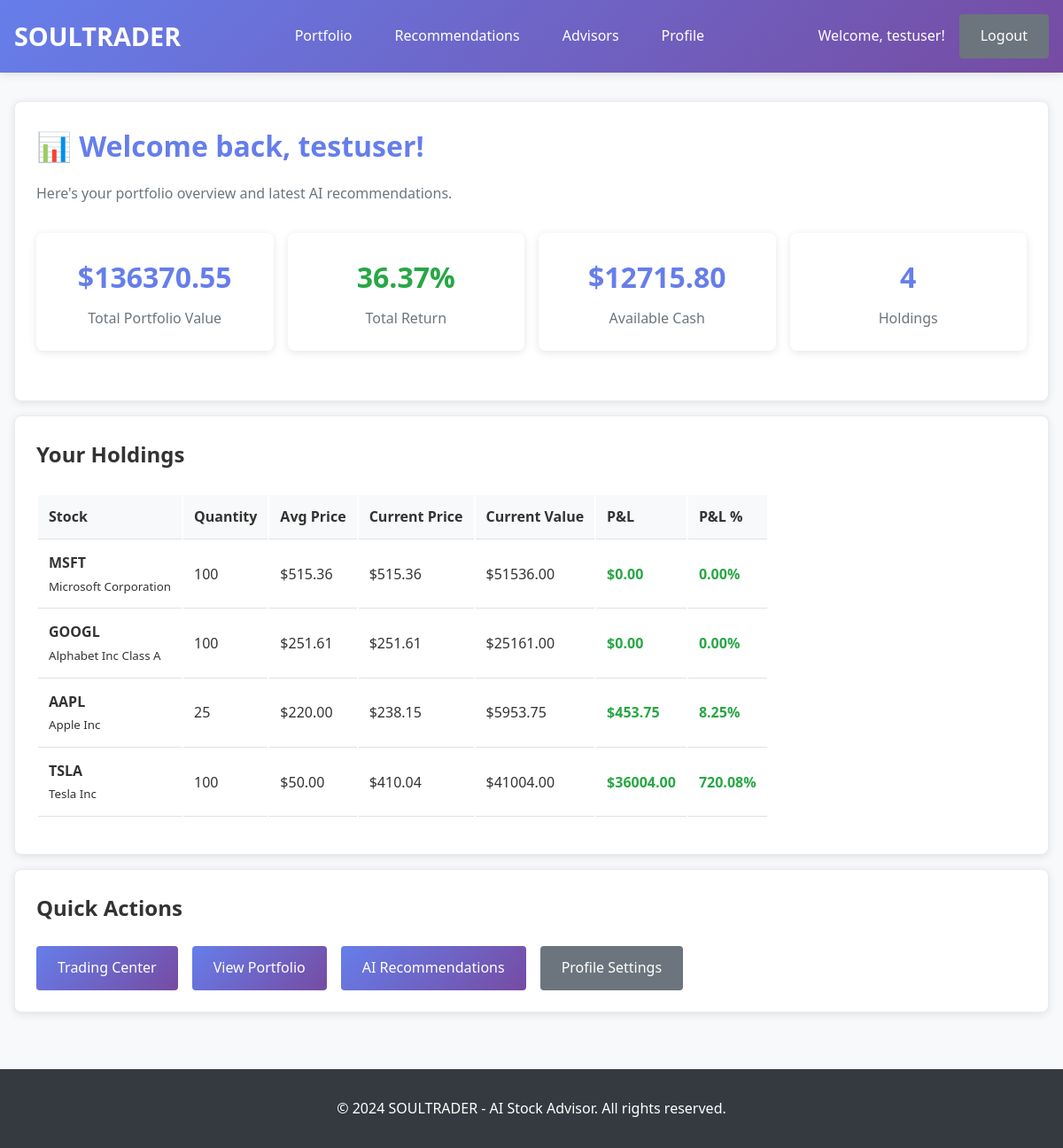
Before: /dashboard/ (signed in) with the older database file.
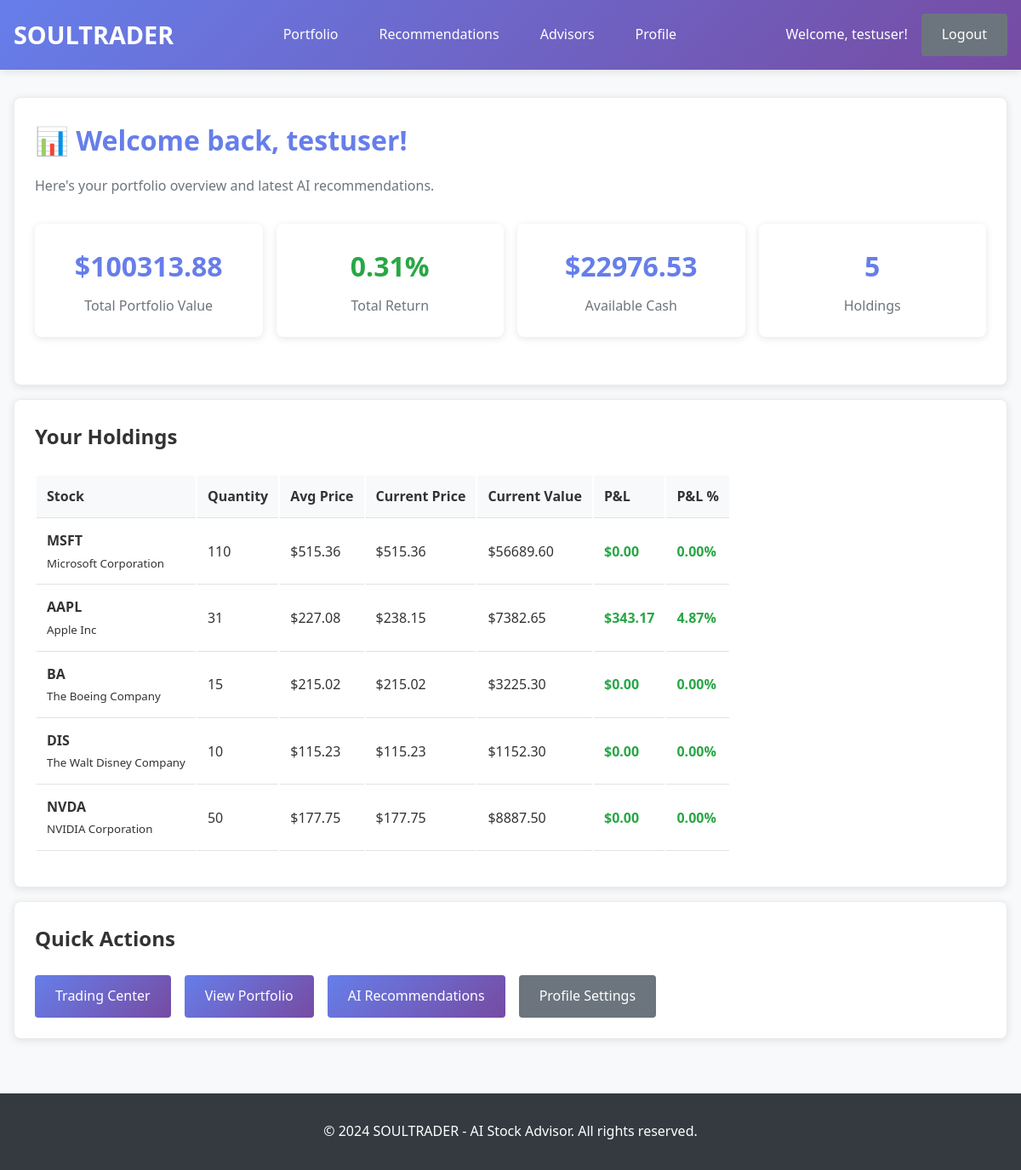
After: the same page with the newer database file.
### soulstrader/models.py (models this page shows, shortened)
class Portfolio(models.Model):
    user = models.OneToOneField(User, on_delete=models.CASCADE, related_name='portfolio')
    name = models.CharField(max_length=100, default="My Portfolio")
    initial_capital = models.DecimalField(max_digits=12, decimal_places=2, default=Decimal('100000.00'))
    current_capital = models.DecimalField(max_digits=12, decimal_places=2, default=Decimal('100000.00'))
    total_invested = models.DecimalField(max_digits=12, decimal_places=2, default=Decimal('0.00'))
    is_active = models.BooleanField(default=True)
    auto_rebalance = models.BooleanField(default=False)
    rebalance_frequency = models.CharField(max_length=20, default='MONTHLY', choices=[
        ('WEEKLY', 'Weekly'),
        ('MONTHLY', 'Monthly'),
        ('QUARTERLY', 'Quarterly'),
        ('MANUAL', 'Manual'),
    ])
    created_at = models.DateTimeField(auto_now_add=True)
    last_updated = models.DateTimeField(auto_now=True)
    @property
    def total_value(self):
        holdings_value = sum(holding.current_value for holding in self.holdings.all())
        return self.current_capital + holdings_value
    @property
    def total_return(self):
        if self.initial_capital > 0:
            return ((self.total_value - self.initial_capital) / self.initial_capital) * 100
        return 0

class Holding(models.Model):
    portfolio = models.ForeignKey(Portfolio, on_delete=models.CASCADE, related_name='holdings')
    stock = models.ForeignKey(Stock, on_delete=models.CASCADE)
    quantity = models.IntegerField(validators=[MinValueValidator(0)])
    average_price = models.DecimalField(max_digits=10, decimal_places=2)
    purchase_date = models.DateTimeField(auto_now_add=True)
    last_updated = models.DateTimeField(auto_now=True)
    class Meta:
        unique_together = ['portfolio', 'stock']
    @property
    def current_value(self):
        if self.stock.current_price:
            return self.quantity * self.stock.current_price
        return 0
    @property
    def unrealized_pnl(self):
        current_value = self.current_value
        cost_basis = self.quantity * self.average_price
        return current_value - cost_basis
    @property
    def unrealized_pnl_percent(self):
        cost_basis = self.quantity * self.average_price
        if cost_basis > 0:
            return (self.unrealized_pnl / cost_basis) * 100
        return 0

class Stock(models.Model):
    SECTORS = [
        ('TECHNOLOGY', 'Technology'),
        ('HEALTHCARE', 'Healthcare'),
        ('FINANCIAL', 'Financial Services'),
        ('CONSUMER_DISCRETIONARY', 'Consumer Discretionary'),
        ('INDUSTRIALS', 'Industrials'),
        ('CONSUMER_STAPLES', 'Consumer Staples'),
        ('ENERGY', 'Energy'),
        ('UTILITIES', 'Utilities'),
        ('REAL_ESTATE', 'Real Estate'),
        ('MATERIALS', 'Materials'),
        ('COMMUNICATION', 'Communication Services'),
        ('OTHER', 'Other'),
    ]
    MARKET_CAP_CATEGORIES = [
        ('LARGE_CAP', 'Large Cap ($10B+)'),
        ('MID_CAP', 'Mid Cap ($2B-$10B)'),
        ('SMALL_CAP', 'Small Cap ($300M-$2B)'),
        ('MICRO_CAP', 'Micro Cap (<$300M)'),
    ]
    symbol = models.CharField(max_length=10, unique=True, db_index=True)
    name = models.CharField(max_length=200)
    sector = models.CharField(max_length=30, choices=SECTORS, blank=True)
    industry = models.CharField(max_length=100, blank=True)
    market_cap = models.BigIntegerField(null=True, blank=True)
    market_cap_category = models.CharField(max_length=20, choices=MARKET_CAP_CATEGORIES, blank=True)
    current_price = models.DecimalField(max_digits=10, decimal_places=2, null=True, blank=True)
    previous_close = models.DecimalField(max_digits=10, decimal_places=2, null=True, blank=True)
    day_change = models.DecimalField(max_digits=10, decimal_places=2, null=True, blank=True)
    day_change_percent = models.DecimalField(max_digits=5, decimal_places=2, null=True, blank=True)
    pe_ratio = models.DecimalField(max_digits=8, decimal_places=2, null=True, blank=True)
    pb_ratio = models.DecimalField(max_digits=8, decimal_places=2, null=True, blank=True)
    dividend_yield = models.DecimalField(max_digits=5, decimal_places=2, null=True, blank=True)
    esg_score = models.DecimalField(max_digits=3, decimal_places=1, null=True, blank=True,
                                  validators=[MinValueValidator(0), MaxValueValidator(10)])
    logo_url = models.URLField(blank=True, null=True, help_text="Company logo URL from FMP API")
    fmp_grade = models.CharField(max_length=20, blank=True, null=True, help_text="FMP consensus grade (A+, A, B+, etc.)")
    fmp_score = models.DecimalField(max_digits=5, decimal_places=2, null=True, blank=True, help_text="FMP numerical score")
    analyst_target_price = models.DecimalField(max_digits=10, decimal_places=2, null=True, blank=True)
    analyst_rating_strong_buy = models.IntegerField(default=0)
    analyst_rating_buy = models.IntegerField(default=0)
    analyst_rating_hold = models.IntegerField(default=0)
    analyst_rating_sell = models.IntegerField(default=0)
    analyst_rating_strong_sell = models.IntegerField(default=0)
    is_active = models.BooleanField(default=True)
    last_updated = models.DateTimeField(auto_now=True)
    created_at = models.DateTimeField(auto_now_add=True)
    class Meta:
        ordering = ['symbol']

### soulstrader/views.py (the view)
# urls.py: path('dashboard/', views.dashboard, name='dashboard'),
@login_required
def dashboard(request):
    profile, created = UserProfile.objects.get_or_create(
        user=request.user,
        defaults={
            'risk_level': 'MODERATE',
            'investment_goal': 'BALANCED',
            'time_horizon': 'MEDIUM'
        }
    )
    portfolio, created = Portfolio.objects.get_or_create(
        user=request.user,
        defaults={'name': f"{request.user.username}'s Portfolio"}
    )
    recent_recommendations = AIRecommendation.objects.filter(
        user=request.user,
        is_active=True
    ).select_related('stock').order_by('-created_at')[:5]
    recent_notifications = UserNotification.objects.filter(
        user=request.user
    ).order_by('-created_at')[:5]
    performance_data = PerformanceMetrics.objects.filter(
        portfolio=portfolio
    ).order_by('-date')[:30]
    holdings = portfolio.holdings.select_related('stock').all()
    context = {
        'profile': profile,
        'portfolio': portfolio,
        'recent_recommendations': recent_recommendations,
        'current_page': 'dashboard',
        'recent_notifications': recent_notifications,
        'performance_data': performance_data,
        'holdings': holdings,
    }
    return render(request, 'soulstrader/dashboard.html', context)

### soulstrader/templates/soulstrader/dashboard.html (shortened to what this page needs)
{% extends 'soulstrader/base.html' %}
{% block content %}
<div class="card">
    <h1 style="color: #667eea; margin-bottom: 1rem;">📊 Welcome back, {{ user.username }}!</h1>
    <p style="color: #6c757d; margin-bottom: 2rem;">Here's your portfolio overview and latest AI recommendations.</p>
    <div class="stats-grid">
        <div class="stat-card">
            <div class="stat-number">${{ portfolio.total_value|floatformat:2 }}</div>
            <div class="stat-label">Total Portfolio Value</div>
        </div>
        <div class="stat-card">
            <div class="stat-number {% if portfolio.total_return >= 0 %}positive{% else %}negative{% endif %}">
                {{ portfolio.total_return|floatformat:2 }}%
            </div>
            <div class="stat-label">Total Return</div>
        </div>
        <div class="stat-card">
            <div class="stat-number">${{ portfolio.current_capital|floatformat:2 }}</div>
            <div class="stat-label">Available Cash</div>
        </div>
        <div class="stat-card">
            <div class="stat-number">{{ holdings|length }}</div>
            <div class="stat-label">Holdings</div>
        </div>
    </div>
</div>
{% if holdings %}
<div class="card">
    <h2 style="margin-bottom: 1.5rem; color: #333;">Your Holdings</h2>
    <div class="table">
        <table>
            <thead>
                <tr>
                    <th>Stock</th>
                    <th>Quantity</th>
                    <th>Avg Price</th>
                    <th>Current Price</th>
                    <th>Current Value</th>
                    <th>P&L</th>
                    <th>P&L %</th>
                </tr>
            </thead>
            <tbody>
                {% for holding in holdings %}
                <tr>
                    <td>
                        <strong>{{ holding.stock.symbol }}</strong><br>
                        <small>{{ holding.stock.name }}</small>
                    </td>
                    <td>{{ holding.quantity }}</td>
                    <td>${{ holding.average_price|floatformat:2 }}</td>
                    <td>${{ holding.stock.current_price|floatformat:2|default:"N/A" }}</td>
                    <td>${{ holding.current_value|floatformat:2 }}</td>
                    <td class="{% if holding.unrealized_pnl >= 0 %}positive{% else %}negative{% endif %}">
                        ${{ holding.unrealized_pnl|floatformat:2 }}
                    </td>
                    <td class="{% if holding.unrealized_pnl_percent >= 0 %}positive{% else %}negative{% endif %}">
                        {{ holding.unrealized_pnl_percent|floatformat:2 }}%
                    </td>
                </tr>
                {% endfor %}
            </tbody>
        </table>
    </div>
</div>
{% endif %}
<div class="card">
    <h2 style="margin-bottom: 1.5rem; color: #333;">Quick Actions</h2>
    <div style="display: flex; gap: 1rem; flex-wrap: wrap;">
        <a href="{% url 'soulstrader:trading' %}" class="btn">Trading Center</a>
        <a href="{% url 'soulstrader:portfolio' %}" class="btn">View Portfolio</a>
        <a href="{% url 'soulstrader:recommendations' %}" class="btn">AI Recommendations</a>
        <a href="{% url 'soulstrader:profile' %}" class="btn btn-secondary">Profile Settings</a>
    </div>
</div>
{% endblock %}

### soulstrader/templates/soulstrader/base.html (shortened to what this page needs)
<!DOCTYPE html>
<html lang="en">
<head>
</head>
<body>
    <header class="header">
        <div class="header-content">
            <a href="{% url 'soulstrader:home' %}" class="logo">SOULTRADER</a>
            <nav class="nav">
                {% if user.is_authenticated %}
                    <a href="{% url 'soulstrader:portfolio' %}" {% if current_page == 'portfolio' %}class="active"{% endif %}>Portfolio</a>
                    <a href="{% url 'soulstrader:recommendations' %}" {% if current_page == 'recommendations' %}class="active"{% endif %}>Recommendations</a>
                    <a href="{% url 'soulstrader:ai_advisors_dashboard' %}" {% if current_page == 'ai_advisors' %}class="active"{% endif %}>Advisors</a>
                    <a href="{% url 'soulstrader:profile' %}" {% if current_page == 'profile' %}class="active"{% endif %}>Profile</a>
                {% else %}
                    <a href="{% url 'soulstrader:home' %}" {% if current_page == 'home' %}class="active"{% endif %}>Home</a>
                {% endif %}
            </nav>
            <div class="user-info">
                {% if user.is_authenticated %}
                    <span>Welcome, {{ user.username }}!</span>
                    <a href="{% url 'soulstrader:logout' %}" class="btn btn-secondary">Logout</a>
                {% else %}
                    <a href="{% url 'soulstrader:login' %}" class="btn">Login</a>
                    <a href="{% url 'soulstrader:register' %}" class="btn btn-success">Register</a>
                {% endif %}
            </div>
        </div>
    </header>
    <main class="main-content">
        {% block content %}
        {% endblock %}
    </main>
    <footer class="footer">
        <p>&copy; 2024 SOULTRADER - AI Stock Advisor. All rights reserved.</p>
    </footer>
</body>
</html>

### soulstrader/templates/soulstrader/base.html (style rules this page uses)
* { margin: 0; padding: 0; box-sizing: border-box; }
body { font-family: 'Segoe UI', Tahoma, Geneva, Verdana, sans-serif; background-color: #f8f9fa; color: #333; line-height: 1.6; }
.header { background: linear-gradient(135deg, #667eea 0%, #764ba2 100%); color: white; padding: 1rem 0; box-shadow: 0 2px 10px rgba(0,0,0,0.1); }
.header-content { max-width: 1200px; margin: 0 auto; padding: 0 1rem; display: flex; justify-content: space-between; align-items: center; }
.logo { font-size: 1.8rem; font-weight: bold; text-decoration: none; color: white; }
.nav { display: flex; gap: 1rem; }
.nav a { color: white; text-decoration: none; padding: 0.5rem 1rem; border-radius: 4px; transition: background-color 0.3s; }
.user-info { display: flex; align-items: center; gap: 1rem; }
.main-content { max-width: 1200px; margin: 2rem auto; padding: 0 1rem; }
.card { background: white; border-radius: 8px; padding: 1.5rem; margin: 1rem 0; box-shadow: 0 2px 10px rgba(0,0,0,0.1); border: 1px solid #e9ecef; }
.btn { display: inline-block; padding: 0.75rem 1.5rem; background: linear-gradient(135deg, #667eea 0%, #764ba2 100%); color: white; text-decoration: none; border-radius: 4px; border: none; cursor: pointer; font-size: 1rem; transition: transform 0.2s; }
.btn-secondary { background: #6c757d; }
.stats-grid { display: grid; grid-template-columns: repeat(auto-fit, minmax(200px, 1fr)); gap: 1rem; margin: 2rem 0; }
.stat-card { background: white; padding: 1.5rem; border-radius: 8px; text-align: center; box-shadow: 0 2px 10px rgba(0,0,0,0.1); }
.stat-number { font-size: 2rem; font-weight: bold; color: #667eea; }
.stat-label { color: #6c757d; margin-top: 0.5rem; }
.table { width: 100%; border-collapse: collapse; margin: 1rem 0; }
.table th, .table td { padding: 0.75rem; text-align: left; border-bottom: 1px solid #dee2e6; }
.table th { background-color: #f8f9fa; font-weight: 600; }
.positive { color: #28a745; font-weight: bold; }
.footer { background-color: #343a40; color: white; text-align: center; padding: 2rem 0; margin-top: 4rem; }

Changed rows visible on the page:
removed Holding: stock.symbol "GOOGL", stock.name "Alphabet Inc Class A", quantity "100", average_price "251.61", stock.current_price "251.61", current_value "25161.00", unrealized_pnl "0.00", unrealized_pnl_percent "0.00"
removed Holding: stock.symbol "TSLA", stock.name "Tesla Inc", quantity "100", average_price "50.00", stock.current_price "410.04", current_value "41004.00", unrealized_pnl "36004.00", unrealized_pnl_percent "720.08"
changed Portfolio: total_value "136370.55" → "100313.88"; total_return "36.37" → "0.31"; current_capital "12715.80" → "22976.53"
changed Holding "MSFT": quantity "100" → "110"; current_value "51536.00" → "56689.60"
changed Holding "AAPL": quantity "25" → "31"; average_price "220.00" → "227.08"; current_value "5953.75" → "7382.65"; unrealized_pnl "453.75" → "343.17"; unrealized_pnl_percent "8.25" → "4.87"
added Holding: stock.symbol "BA", stock.name "The Boeing Company", quantity "15", average_price "215.02", stock.current_price "215.02", current_value "3225.30", unrealized_pnl "0.00", unrealized_pnl_percent "0.00"
added Holding: stock.symbol "DIS", stock.name "The Walt Disney Company", quantity "10", average_price "115.23", stock.current_price "115.23", current_value "1152.30", unrealized_pnl "0.00", unrealized_pnl_percent "0.00"
added Holding: stock.symbol "NVDA", stock.name "NVIDIA Corporation", quantity "50", average_price "177.75", stock.current_price "177.75", current_value "8887.50", unrealized_pnl "0.00", unrealized_pnl_percent "0.00"
Other visible differences:
{{ holdings|length }}: "4" → "5"
